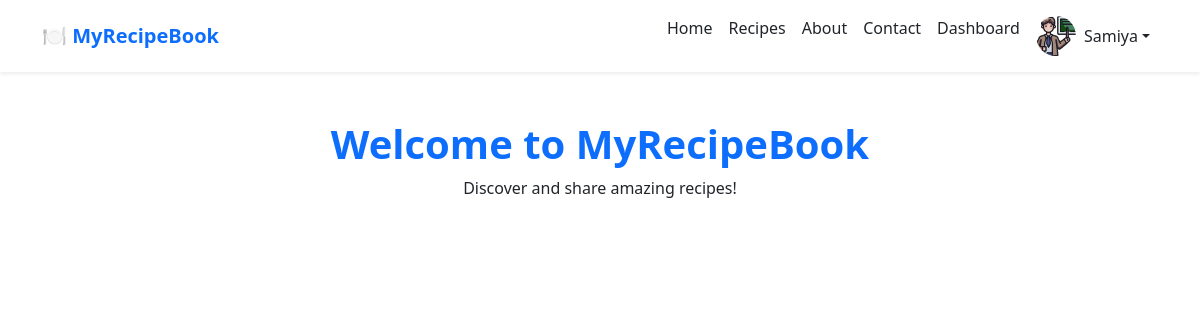
Screenshot of / (signed in) with the database file from the repository.
### app/models.py (models this page shows, shortened)
class User(db.Model, UserMixin):
    id = db.Column(db.Integer, primary_key=True)
    username = db.Column(db.String(50), unique=True, nullable=False)
    name = db.Column(db.String(100))
    email = db.Column(db.String(100), unique=True, nullable=False)
    profile_photo = db.Column(db.String(255))  # Store image path
    password_hash = db.Column(db.String(255), nullable=False)
    is_premium = db.Column(db.Boolean, default=False)  # For premium users

### app/routes.py (the view)
@bp.route('/')
def index():
    recipes = Recipe.query.filter_by(is_premium=False).all()  # Fetch free recipes
    return render_template('index.html', recipes=recipes)

### app/__init__.py (called while the page is built)
def create_app():
    app = Flask(__name__)
    app.config.from_object(Config)
    db.init_app(app)
    migrate.init_app(app, db)
    login_manager.init_app(app)
    ensure_upload_folders(app)
    @login_manager.user_loader
    def load_user(user_id):
        return User.query.get(int(user_id)) or Admin.query.get(int(user_id))
    from app.routes import bp
    app.register_blueprint(bp)
    login_manager.login_view = 'routes.admin_login'  # Redirect if user is not logged in
    login_manager.login_message_category = "danger"
    return app

### app/templates/index.html (shortened to what this page needs)
{% extends "base.html" %}
{% block content %}
<div class="container text-center">
    <h1 class="fw-bold text-primary">Welcome to MyRecipeBook</h1>
    <p>Discover and share amazing recipes!</p>
</div>
{% endblock %}

### app/templates/base.html (shortened to what this page needs)
<!DOCTYPE html>
<html lang="en">
<head>
    <link href="https://cdn.jsdelivr.net/npm/bootstrap@5.3.0/dist/css/bootstrap.min.css" rel="stylesheet">
    <link rel="stylesheet" href="{{ url_for('static', filename='styles.css') }}">
</head>
<body>
    <nav class="navbar navbar-expand-lg navbar-light bg-white shadow-sm">
        <div class="container">
            <a class="navbar-brand fw-bold text-primary" href="{{ url_for('routes.index') }}">🍽️ MyRecipeBook</a>
            <div class="collapse navbar-collapse" id="navbarNav">
                <ul class="navbar-nav ms-auto">
                    <li class="nav-item"><a class="nav-link text-dark" href="{{ url_for('routes.index') }}">Home</a></li>
                    <li class="nav-item"><a class="nav-link text-dark" href="{{ url_for('routes.recipes') }}">Recipes</a></li>
                    <li class="nav-item"><a class="nav-link text-dark" href="{{ url_for('routes.about') }}">About</a></li>
                    <li class="nav-item"><a class="nav-link text-dark" href="{{ url_for('routes.contact') }}">Contact</a></li>
                    {% if current_user.is_authenticated %}
                        <li class="nav-item">
                            <a class="nav-link text-dark" href="{{ url_for('routes.user_dashboard') }}">
                                Dashboard
                            </a>
                        </li>
                        <li class="nav-item dropdown">
                            <a class="nav-link dropdown-toggle text-dark d-flex align-items-center" href="#" id="userDropdown" role="button" data-bs-toggle="dropdown">
                                <img src="{{ url_for('static', filename=current_user.profile_photo)}}"
                                     class="profile-photo me-2">
                                {{ current_user.name }}
                            </a>
                        </li>
                    {% else %}
                        <li class="nav-item"><a class="nav-link text-primary" href="{{ url_for('routes.user_login') }}">Login</a></li>
                        <li class="nav-item"><a class="nav-link text-success" href="{{ url_for('routes.user_signup') }}">Sign Up</a></li>
                    {% endif %}
                </ul>
            </div>
        </div>
    </nav>
    <div class="container my-5">
        {% block content %}{% endblock %}
    </div>
</body>
</html>

### app/static/styles.css (style rules this page uses)
.profile-photo { width: 40px; height: 40px; border-radius: 50%; object-fit: cover; }

### rows the page displays
User: profile_photo (picture), name "Samiya"
